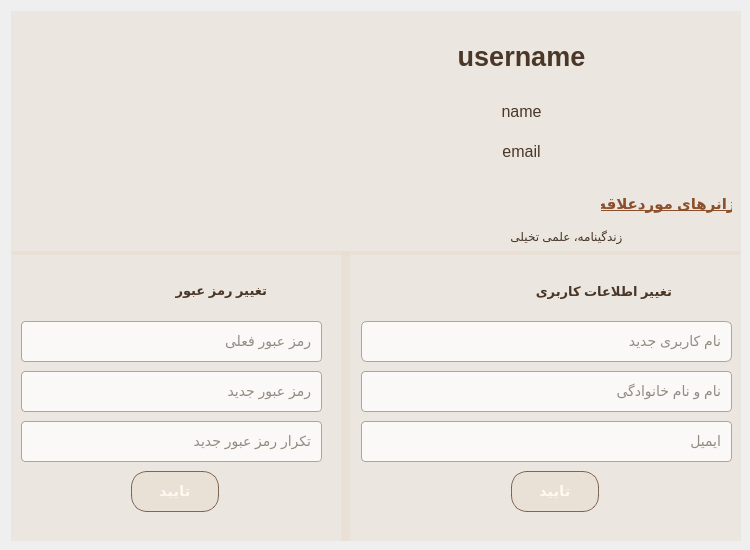
<?xml version="1.0" encoding="UTF-8"?>
<ui version="4.0">
 <class>ProfileWidget</class>
 <widget class="QWidget" name="ProfileWidget">
  <property name="geometry">
   <rect>
    <x>0</x>
    <y>0</y>
    <width>750</width>
    <height>550</height>
   </rect>
  </property>
  <property name="sizePolicy">
   <sizepolicy hsizetype="Preferred" vsizetype="Preferred">
    <horstretch>0</horstretch>
    <verstretch>0</verstretch>
   </sizepolicy>
  </property>
  <property name="minimumSize">
   <size>
    <width>750</width>
    <height>550</height>
   </size>
  </property>
  <property name="maximumSize">
   <size>
    <width>750</width>
    <height>550</height>
   </size>
  </property>
  <property name="windowTitle">
   <string>Form</string>
  </property>
  <layout class="QGridLayout" name="gridLayout">
   <item row="0" column="0">
    <widget class="QWidget" name="widget" native="true">
     <property name="minimumSize">
      <size>
       <width>730</width>
       <height>530</height>
      </size>
     </property>
     <property name="maximumSize">
      <size>
       <width>730</width>
       <height>530</height>
      </size>
     </property>
     <property name="styleSheet">
      <string notr="true">QWidget{
background-color: rgba(230, 220, 203, 0.45);
}
QLabel {
    background: transparent;      /* حذف کامل پس‌زمینه */
    background-color: transparent; /* اطمینان از نبود هیچ رنگی */
    border: none;                 /* اطمینان از نبود کادر */
    color: #4A3728;               /* رنگ متن رو اینجا تنظیم کن */
    margin: 0px;                  /* اطمینان از نبود فاصله اضافه */
    padding: 0px;                 /* اطمینان از نبود پدینگ اضافه */
}</string>
     </property>
     <widget class="QPushButton" name="profile_pic">
      <property name="geometry">
       <rect>
        <x>0</x>
        <y>0</y>
        <width>250</width>
        <height>250</height>
       </rect>
      </property>
      <property name="minimumSize">
       <size>
        <width>250</width>
        <height>250</height>
       </size>
      </property>
      <property name="maximumSize">
       <size>
        <width>250</width>
        <height>250</height>
       </size>
      </property>
      <property name="styleSheet">
       <string notr="true">    background: none;
    background-color: transparent;

    border: 1px solid transparent;</string>
      </property>
      <property name="text">
       <string/>
      </property>
      <property name="icon">
       <iconset resource="../resources.qrc">
        <normaloff>:/resources/user/profile_logo.png</normaloff>:/resources/user/profile_logo.png</iconset>
      </property>
      <property name="iconSize">
       <size>
        <width>250</width>
        <height>250</height>
       </size>
      </property>
     </widget>
     <widget class="QLineEdit" name="pass_lineEdit">
      <property name="geometry">
       <rect>
        <x>10</x>
        <y>310</y>
        <width>301</width>
        <height>41</height>
       </rect>
      </property>
      <property name="styleSheet">
       <string notr="true">QLineEdit {
    background-color: rgba(255, 255, 255, 190); /* پس‌زمینه سفید-کرمی نرم */
    color: #2d1f10; /* رنگ متن قهوه‌ای تیره */
    border: 1px solid #b3a394;
    border-radius: 4px; /* لبه‌های کمی تیزتر برای حس قدیمی بودن */
    padding: 8px;
    font-size: 14px;
}

/* وقتی کاربر روی فیلد کلیک می‌کند (فوکوس) */
QLineEdit:focus {
    border: 2px solid #8c6239; /* مرز قهوه‌ای طلایی گرم */
    background-color: #ffffff;
}</string>
      </property>
      <property name="echoMode">
       <enum>QLineEdit::PasswordEchoOnEdit</enum>
      </property>
      <property name="placeholderText">
       <string>رمز عبور فعلی</string>
      </property>
     </widget>
     <widget class="QLineEdit" name="newPass_lineEdit">
      <property name="geometry">
       <rect>
        <x>10</x>
        <y>360</y>
        <width>301</width>
        <height>41</height>
       </rect>
      </property>
      <property name="styleSheet">
       <string notr="true">QLineEdit {
    background-color: rgba(255, 255, 255, 190); /* پس‌زمینه سفید-کرمی نرم */
    color: #2d1f10; /* رنگ متن قهوه‌ای تیره */
    border: 1px solid #b3a394;
    border-radius: 4px; /* لبه‌های کمی تیزتر برای حس قدیمی بودن */
    padding: 8px;
    font-size: 14px;
}

/* وقتی کاربر روی فیلد کلیک می‌کند (فوکوس) */
QLineEdit:focus {
    border: 2px solid #8c6239; /* مرز قهوه‌ای طلایی گرم */
    background-color: #ffffff;
}</string>
      </property>
      <property name="echoMode">
       <enum>QLineEdit::PasswordEchoOnEdit</enum>
      </property>
      <property name="placeholderText">
       <string>رمز عبور جدید</string>
      </property>
     </widget>
     <widget class="Line" name="Vline">
      <property name="geometry">
       <rect>
        <x>330</x>
        <y>240</y>
        <width>9</width>
        <height>310</height>
       </rect>
      </property>
      <property name="minimumSize">
       <size>
        <width>9</width>
        <height>310</height>
       </size>
      </property>
      <property name="maximumSize">
       <size>
        <width>9</width>
        <height>310</height>
       </size>
      </property>
      <property name="styleSheet">
       <string notr="true">QFrame {
    border: none;
    /* این پالت از رنگ‌های &quot;خاکی-کرم&quot; تشکیل شده که با نورِ گرمِ محیط بهتر ترکیب میشه */
    background: qlineargradient(
        x1: 0, y1: 0, x2: 1, y2: 0,
        stop: 0   rgba(170, 155, 135, 0),    /* شروع محو و شفاف */
        stop: 0.2 rgba(170, 155, 135, 100),  /* خاکستری-قهوه‌ای ملایم */
        stop: 0.5 rgba(240, 230, 210, 220),  /* مرکز روشنِ گرم (کاهی) */
        stop: 0.8 rgba(170, 155, 135, 100),  /* خاکستری-قهوه‌ای ملایم */
        stop: 1   rgba(170, 155, 135, 0)     /* پایان محو */
    );
}</string>
      </property>
      <property name="orientation">
       <enum>Qt::Vertical</enum>
      </property>
     </widget>
     <widget class="QLabel" name="email_label">
      <property name="geometry">
       <rect>
        <x>310</x>
        <y>120</y>
        <width>401</width>
        <height>41</height>
       </rect>
      </property>
      <property name="text">
       <string>&lt;html&gt;&lt;head/&gt;&lt;body&gt;&lt;p align=&quot;center&quot;&gt;&lt;span style=&quot; font-size:12pt;&quot;&gt;email&lt;/span&gt;&lt;/p&gt;&lt;/body&gt;&lt;/html&gt;</string>
      </property>
      <property name="alignment">
       <set>Qt::AlignCenter</set>
      </property>
      <property name="wordWrap">
       <bool>true</bool>
      </property>
     </widget>
     <widget class="QPushButton" name="changeGenres_pushButton">
      <property name="geometry">
       <rect>
        <x>590</x>
        <y>180</y>
        <width>131</width>
        <height>26</height>
       </rect>
      </property>
      <property name="styleSheet">
       <string notr="true">QPushButton {
    background-color: transparent;
    border: none;
    color: #8c4f2b; /* قهوه‌ای مایل به قرمز/آجری */
    text-decoration: underline;
    font-size: 15px;
    font-weight: bold;
}

QPushButton:hover {
    color: #b86b3d; /* روشن‌تر شدن در حالت هاور */
}</string>
      </property>
      <property name="text">
       <string>ژانرهای موردعلاقه</string>
      </property>
     </widget>
     <widget class="QPushButton" name="logo_2">
      <property name="geometry">
       <rect>
        <x>675</x>
        <y>251</y>
        <width>61</width>
        <height>51</height>
       </rect>
      </property>
      <property name="styleSheet">
       <string notr="true">    background: none;
    background-color: transparent;

    border: 1px solid transparent;</string>
      </property>
      <property name="text">
       <string/>
      </property>
      <property name="icon">
       <iconset resource="../resources.qrc">
        <normaloff>:/resources/user/profile_edit.png</normaloff>:/resources/user/profile_edit.png</iconset>
      </property>
      <property name="iconSize">
       <size>
        <width>60</width>
        <height>60</height>
       </size>
      </property>
     </widget>
     <widget class="QLineEdit" name="username_lineEdit">
      <property name="geometry">
       <rect>
        <x>350</x>
        <y>310</y>
        <width>371</width>
        <height>41</height>
       </rect>
      </property>
      <property name="styleSheet">
       <string notr="true">QLineEdit {
    background-color: rgba(255, 255, 255, 190); /* پس‌زمینه سفید-کرمی نرم */
    color: #2d1f10; /* رنگ متن قهوه‌ای تیره */
    border: 1px solid #b3a394;
    border-radius: 6px; /* لبه‌های کمی تیزتر برای حس قدیمی بودن */
    padding: 8px;
    font-size: 14px;
}

/* وقتی کاربر روی فیلد کلیک می‌کند (فوکوس) */
QLineEdit:focus {
    border: 2px solid #8c6239; /* مرز قهوه‌ای طلایی گرم */
    background-color: #ffffff;
}</string>
      </property>
      <property name="placeholderText">
       <string>نام کاربری جدید</string>
      </property>
     </widget>
     <widget class="QLineEdit" name="email_lineEdit">
      <property name="geometry">
       <rect>
        <x>350</x>
        <y>410</y>
        <width>371</width>
        <height>41</height>
       </rect>
      </property>
      <property name="styleSheet">
       <string notr="true">QLineEdit {
    background-color: rgba(255, 255, 255, 190); /* پس‌زمینه سفید-کرمی نرم */
    color: #2d1f10; /* رنگ متن قهوه‌ای تیره */
    border: 1px solid #b3a394;
    border-radius: 4px; /* لبه‌های کمی تیزتر برای حس قدیمی بودن */
    padding: 8px;
    font-size: 14px;
}

/* وقتی کاربر روی فیلد کلیک می‌کند (فوکوس) */
QLineEdit:focus {
    border: 2px solid #8c6239; /* مرز قهوه‌ای طلایی گرم */
    background-color: #ffffff;
}</string>
      </property>
      <property name="placeholderText">
       <string>ایمیل</string>
      </property>
     </widget>
     <widget class="QLineEdit" name="name_lineEdit">
      <property name="geometry">
       <rect>
        <x>350</x>
        <y>360</y>
        <width>371</width>
        <height>41</height>
       </rect>
      </property>
      <property name="styleSheet">
       <string notr="true">QLineEdit {
    background-color: rgba(255, 255, 255, 190); /* پس‌زمینه سفید-کرمی نرم */
    color: #2d1f10; /* رنگ متن قهوه‌ای تیره */
    border: 1px solid #b3a394;
    border-radius: 4px; /* لبه‌های کمی تیزتر برای حس قدیمی بودن */
    padding: 8px;
    font-size: 14px;
}

/* وقتی کاربر روی فیلد کلیک می‌کند (فوکوس) */
QLineEdit:focus {
    border: 2px solid #8c6239; /* مرز قهوه‌ای طلایی گرم */
    background-color: #ffffff;
}</string>
      </property>
      <property name="placeholderText">
       <string>نام و نام خانوادگی</string>
      </property>
     </widget>
     <widget class="Line" name="Hline">
      <property name="geometry">
       <rect>
        <x>-10</x>
        <y>240</y>
        <width>750</width>
        <height>4</height>
       </rect>
      </property>
      <property name="minimumSize">
       <size>
        <width>750</width>
        <height>4</height>
       </size>
      </property>
      <property name="maximumSize">
       <size>
        <width>750</width>
        <height>4</height>
       </size>
      </property>
      <property name="styleSheet">
       <string notr="true">QFrame {
    border: none;
    /* این پالت از رنگ‌های &quot;خاکی-کرم&quot; تشکیل شده که با نورِ گرمِ محیط بهتر ترکیب میشه */
    background: qlineargradient(
        x1: 0, y1: 0, x2: 1, y2: 0,
        stop: 0   rgba(170, 155, 135, 0),    /* شروع محو و شفاف */
        stop: 0.2 rgba(170, 155, 135, 100),  /* خاکستری-قهوه‌ای ملایم */
        stop: 0.5 rgba(240, 230, 210, 220),  /* مرکز روشنِ گرم (کاهی) */
        stop: 0.8 rgba(170, 155, 135, 100),  /* خاکستری-قهوه‌ای ملایم */
        stop: 1   rgba(170, 155, 135, 0)     /* پایان محو */
    );
}</string>
      </property>
      <property name="orientation">
       <enum>Qt::Horizontal</enum>
      </property>
     </widget>
     <widget class="QLabel" name="username_label">
      <property name="geometry">
       <rect>
        <x>320</x>
        <y>10</y>
        <width>381</width>
        <height>71</height>
       </rect>
      </property>
      <property name="styleSheet">
       <string notr="true">QLabel {
    font-size: 30px;
    font-weight: 1000;   /* یا bold */
}</string>
      </property>
      <property name="text">
       <string>&lt;html&gt;&lt;head/&gt;&lt;body&gt;&lt;p align=&quot;center&quot;&gt;&lt;span style=&quot; font-size:20pt; font-weight:700;&quot;&gt;username&lt;/span&gt;&lt;/p&gt;&lt;/body&gt;&lt;/html&gt;</string>
      </property>
      <property name="alignment">
       <set>Qt::AlignCenter</set>
      </property>
      <property name="wordWrap">
       <bool>true</bool>
      </property>
     </widget>
     <widget class="QLabel" name="profileChange_label">
      <property name="geometry">
       <rect>
        <x>500</x>
        <y>270</y>
        <width>161</width>
        <height>21</height>
       </rect>
      </property>
      <property name="text">
       <string>&lt;html&gt;&lt;head/&gt;&lt;body&gt;&lt;p align=&quot;right&quot;&gt;&lt;span style=&quot; font-size:10pt; font-weight:700;&quot;&gt;تغییر اطلاعات کاربری&lt;/span&gt;&lt;/p&gt;&lt;/body&gt;&lt;/html&gt;</string>
      </property>
     </widget>
     <widget class="QLabel" name="favoriteGenres_label">
      <property name="geometry">
       <rect>
        <x>390</x>
        <y>210</y>
        <width>331</width>
        <height>31</height>
       </rect>
      </property>
      <property name="text">
       <string>&lt;html&gt;&lt;head/&gt;&lt;body&gt;&lt;p align=&quot;center&quot;&gt;زندگینامه، علمی تخیلی&lt;/p&gt;&lt;/body&gt;&lt;/html&gt;</string>
      </property>
      <property name="alignment">
       <set>Qt::AlignCenter</set>
      </property>
     </widget>
     <widget class="QLabel" name="passChange_label">
      <property name="geometry">
       <rect>
        <x>145</x>
        <y>269</y>
        <width>111</width>
        <height>21</height>
       </rect>
      </property>
      <property name="text">
       <string>&lt;html&gt;&lt;head/&gt;&lt;body&gt;&lt;p align=&quot;right&quot;&gt;&lt;span style=&quot; font-size:10pt; font-weight:700;&quot;&gt;تغییر رمز عبور&lt;/span&gt;&lt;/p&gt;&lt;/body&gt;&lt;/html&gt;</string>
      </property>
     </widget>
     <widget class="QLineEdit" name="confirmPass_lineEdit">
      <property name="geometry">
       <rect>
        <x>10</x>
        <y>410</y>
        <width>301</width>
        <height>41</height>
       </rect>
      </property>
      <property name="styleSheet">
       <string notr="true">QLineEdit {
    background-color: rgba(255, 255, 255, 190); /* پس‌زمینه سفید-کرمی نرم */
    color: #2d1f10; /* رنگ متن قهوه‌ای تیره */
    border: 1px solid #b3a394;
    border-radius: 4px; /* لبه‌های کمی تیزتر برای حس قدیمی بودن */
    padding: 8px;
    font-size: 14px;
}

/* وقتی کاربر روی فیلد کلیک می‌کند (فوکوس) */
QLineEdit:focus {
    border: 2px solid #8c6239; /* مرز قهوه‌ای طلایی گرم */
    background-color: #ffffff;
}</string>
      </property>
      <property name="echoMode">
       <enum>QLineEdit::PasswordEchoOnEdit</enum>
      </property>
      <property name="placeholderText">
       <string>تکرار رمز عبور جدید</string>
      </property>
     </widget>
     <widget class="QLabel" name="name_label">
      <property name="geometry">
       <rect>
        <x>310</x>
        <y>80</y>
        <width>401</width>
        <height>41</height>
       </rect>
      </property>
      <property name="text">
       <string>&lt;html&gt;&lt;head/&gt;&lt;body&gt;&lt;p align=&quot;center&quot;&gt;&lt;span style=&quot; font-size:12pt;&quot;&gt;name&lt;/span&gt;&lt;/p&gt;&lt;/body&gt;&lt;/html&gt;</string>
      </property>
      <property name="alignment">
       <set>Qt::AlignCenter</set>
      </property>
      <property name="wordWrap">
       <bool>true</bool>
      </property>
     </widget>
     <widget class="QPushButton" name="logo">
      <property name="geometry">
       <rect>
        <x>270</x>
        <y>250</y>
        <width>61</width>
        <height>51</height>
       </rect>
      </property>
      <property name="styleSheet">
       <string notr="true">    background: none;
    background-color: transparent;

    border: 1px solid transparent;</string>
      </property>
      <property name="text">
       <string/>
      </property>
      <property name="icon">
       <iconset resource="../resources.qrc">
        <normaloff>:/resources/user/profile_edit.png</normaloff>:/resources/user/profile_edit.png</iconset>
      </property>
      <property name="iconSize">
       <size>
        <width>60</width>
        <height>60</height>
       </size>
      </property>
     </widget>
     <widget class="QPushButton" name="submitProfile_pushButton">
      <property name="geometry">
       <rect>
        <x>500</x>
        <y>460</y>
        <width>88</width>
        <height>41</height>
       </rect>
      </property>
      <property name="styleSheet">
       <string notr="true">QPushButton {
    /* موکا/نسکافه‌ای با گرادیان نرم */
    background: qlineargradient(
        x1:0, y1:0, x2:0, y2:1,
        stop:0 rgba(176, 124, 78, 245),   /* latte-mocha */
        stop:1 rgba(128, 84, 52, 245)     /* deeper nescafe */
    );

    color: rgba(255, 250, 242, 245);      /* کرمِ نزدیک به شیر */
    border: 1px solid rgba(86, 52, 28, 180);
    border-radius: 16px;

    padding: 12px 26px;
    font-size: 14px;
    font-weight: 600;
    letter-spacing: 0.4px;

    /* حس “قابل کلیک بودن” با border نرم */
}

QPushButton:hover:enabled {
    /* کاراملی‌تر و روشن‌تر */
    background: qlineargradient(
        x1:0, y1:0, x2:0, y2:1,
        stop:0 rgba(198, 146, 92, 255),
        stop:1 rgba(148, 98, 60, 255)
    );

    border: 1px solid rgba(212, 163, 89, 170);  /* رگه‌ی طلایی خیلی ظریف */
    color: rgba(255, 253, 248, 255);
}

QPushButton:pressed:enabled {
    /* فرو رفتن: تیره‌تر + حس فشرده شدن */
    background: qlineargradient(
        x1:0, y1:0, x2:0, y2:1,
        stop:0 rgba(118, 76, 46, 255),
        stop:1 rgba(96, 60, 36, 255)
    );

    border: 1px solid rgba(60, 35, 18, 200);

    /* ترفند ساده برای حس pressed */
    padding-top: 13px;
    padding-bottom: 11px;
}

QPushButton:disabled {
    /* شیشه‌ای و کم‌رنگ که مزاحم نشه */
    background: rgba(170, 150, 135, 70);
    color: rgba(255, 255, 255, 120);
    border: 1px solid rgba(120, 100, 90, 70);
}</string>
      </property>
      <property name="text">
       <string>تایید</string>
      </property>
     </widget>
     <widget class="QPushButton" name="submitPass_pushButton">
      <property name="geometry">
       <rect>
        <x>120</x>
        <y>460</y>
        <width>88</width>
        <height>41</height>
       </rect>
      </property>
      <property name="styleSheet">
       <string notr="true">QPushButton {
    /* موکا/نسکافه‌ای با گرادیان نرم */
    background: qlineargradient(
        x1:0, y1:0, x2:0, y2:1,
        stop:0 rgba(176, 124, 78, 245),   /* latte-mocha */
        stop:1 rgba(128, 84, 52, 245)     /* deeper nescafe */
    );

    color: rgba(255, 250, 242, 245);      /* کرمِ نزدیک به شیر */
    border: 1px solid rgba(86, 52, 28, 180);
    border-radius: 16px;

    padding: 12px 26px;
    font-size: 14px;
    font-weight: 600;
    letter-spacing: 0.4px;

    /* حس “قابل کلیک بودن” با border نرم */
}

QPushButton:hover:enabled {
    /* کاراملی‌تر و روشن‌تر */
    background: qlineargradient(
        x1:0, y1:0, x2:0, y2:1,
        stop:0 rgba(198, 146, 92, 255),
        stop:1 rgba(148, 98, 60, 255)
    );

    border: 1px solid rgba(212, 163, 89, 170);  /* رگه‌ی طلایی خیلی ظریف */
    color: rgba(255, 253, 248, 255);
}

QPushButton:pressed:enabled {
    /* فرو رفتن: تیره‌تر + حس فشرده شدن */
    background: qlineargradient(
        x1:0, y1:0, x2:0, y2:1,
        stop:0 rgba(118, 76, 46, 255),
        stop:1 rgba(96, 60, 36, 255)
    );

    border: 1px solid rgba(60, 35, 18, 200);

    /* ترفند ساده برای حس pressed */
    padding-top: 13px;
    padding-bottom: 11px;
}

QPushButton:disabled {
    /* شیشه‌ای و کم‌رنگ که مزاحم نشه */
    background: rgba(170, 150, 135, 70);
    color: rgba(255, 255, 255, 120);
    border: 1px solid rgba(120, 100, 90, 70);
}</string>
      </property>
      <property name="text">
       <string>تایید</string>
      </property>
     </widget>
     <widget class="QLabel" name="error_label">
      <property name="geometry">
       <rect>
        <x>0</x>
        <y>230</y>
        <width>251</width>
        <height>21</height>
       </rect>
      </property>
      <property name="styleSheet">
       <string notr="true">color: #a63a3a;
font-size: 11px;
font-family: &quot;Ubuntu&quot;, &quot;Segoe UI&quot;, &quot;Tahoma&quot;, sans-serif;
font-weight: bold;
qproperty-alignment: 'AlignHCenter | AlignVCenter';
background: transparent;
</string>
      </property>
      <property name="text">
       <string/>
      </property>
     </widget>
     <widget class="QLabel" name="pass_error_label">
      <property name="geometry">
       <rect>
        <x>40</x>
        <y>510</y>
        <width>251</width>
        <height>21</height>
       </rect>
      </property>
      <property name="styleSheet">
       <string notr="true">color: #a63a3a;
font-size: 11px;
font-family: &quot;Ubuntu&quot;, &quot;Segoe UI&quot;, &quot;Tahoma&quot;, sans-serif;
font-weight: bold;
qproperty-alignment: 'AlignHCenter | AlignVCenter';
background: transparent;
</string>
      </property>
      <property name="text">
       <string/>
      </property>
     </widget>
     <widget class="QLabel" name="prof_error_label">
      <property name="geometry">
       <rect>
        <x>420</x>
        <y>510</y>
        <width>251</width>
        <height>21</height>
       </rect>
      </property>
      <property name="styleSheet">
       <string notr="true">color: #a63a3a;
font-size: 11px;
font-family: &quot;Ubuntu&quot;, &quot;Segoe UI&quot;, &quot;Tahoma&quot;, sans-serif;
font-weight: bold;
qproperty-alignment: 'AlignHCenter | AlignVCenter';
background: transparent;
</string>
      </property>
      <property name="text">
       <string/>
      </property>
     </widget>
     <widget class="QLabel" name="pass_success_label">
      <property name="geometry">
       <rect>
        <x>40</x>
        <y>510</y>
        <width>251</width>
        <height>21</height>
       </rect>
      </property>
      <property name="styleSheet">
       <string notr="true">    color: #4A3728;  
font-size: 11px;
font-family: &quot;Ubuntu&quot;, &quot;Segoe UI&quot;, &quot;Tahoma&quot;, sans-serif;
font-weight: bold;
qproperty-alignment: 'AlignHCenter | AlignVCenter';
background: transparent;
</string>
      </property>
      <property name="text">
       <string/>
      </property>
     </widget>
     <widget class="QLabel" name="prof_success_label">
      <property name="geometry">
       <rect>
        <x>420</x>
        <y>510</y>
        <width>251</width>
        <height>21</height>
       </rect>
      </property>
      <property name="styleSheet">
       <string notr="true">    color: #4A3728;  
font-size: 11px;
font-family: &quot;Ubuntu&quot;, &quot;Segoe UI&quot;, &quot;Tahoma&quot;, sans-serif;
font-weight: bold;
qproperty-alignment: 'AlignHCenter | AlignVCenter';
background: transparent;
</string>
      </property>
      <property name="text">
       <string/>
      </property>
     </widget>
    </widget>
   </item>
  </layout>
 </widget>
 <resources>
  <include location="../resources.qrc"/>
 </resources>
 <connections/>
</ui>
